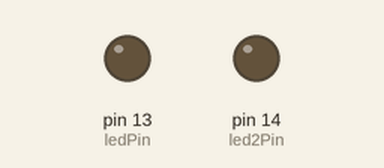
This sketch was run on a simulated Arduino Uno, built with avr-gcc and run on an emulated ATmega328P. On the bench: output pins drawn as LEDs (lit = HIGH).

Above: at 0.15 s.
Timing chart, 0 to 1.6 s (numbered marks = the images above):
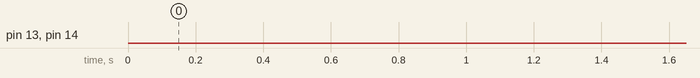

The sketch:

40hz_circuit.ino
```cpp
// Define the built-in LED pin. On most Arduino boards, this is pin 13.
const int ledPin = LED_BUILTIN;
const int led2Pin = 14;
//const int MotorRedPin = 5;
//const int MotorBluePin = 4;
int loopy = 0;

void setup() {
  // Initialize the digital pin as an output.
  pinMode(ledPin, OUTPUT);
  pinMode(led2Pin, OUTPUT);
//  pinMode(MotorRedPin, OUTPUT);
//  pinMode(MotorBluePin, OUTPUT);
}

void loop() {
  // Turn the LED on for 3 milliseconds
  digitalWrite(ledPin, HIGH); // Turn the LED on
  digitalWrite(led2Pin, HIGH);
  // digitalWrite(MotorRedPin, HIGH);
  // digitalWrite(MotorBluePin, LOW);
  delay(3); // Wait for 3 milliseconds

  // Then turn the LED off for the remainder of the 25ms cycle
  // to achieve a 40 Hz blinking frequency
  digitalWrite(ledPin, LOW); // Turn the LED off
  digitalWrite(led2Pin, LOW);
  // digitalWrite(MotorRedPin, LOW);
  // digitalWrite(MotorBluePin, LOW);
  delay(22); // Wait for 22 milliseconds
}
```
